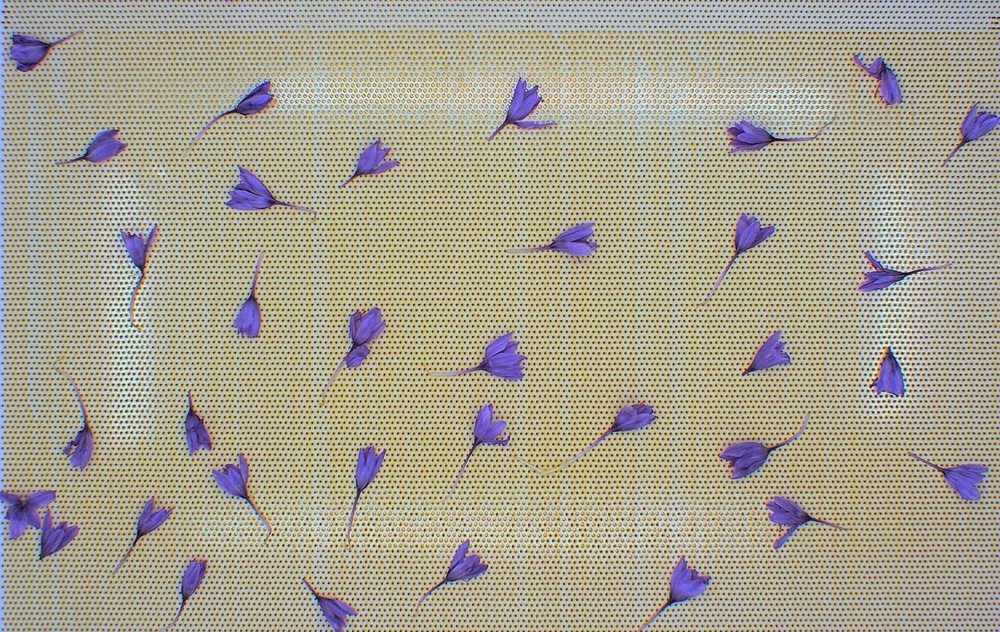
#> input picture HW[5]/images/img_01.jpg, 1000 x 632 px, shrunk from 1290 x 815 before the run
$ jupyter execute Q1.ipynb
#> lines starting #> are read from the running program, lines starting #| are printed output that depends on the picture
# Setup

[cell 1]
import cv2
import numpy as np
import math
import matplotlib.pyplot as plt
from matplotlib.colors import LogNorm

# Q1.a

[cell 2]
def denoise_image(image):
    """
    Denoises the input image.
    ----------
    Parameters:
        image (numpy.ndarray): The input image.

    Returns:
        numpy.ndarray: The result denoised image.
    """

    denoised = image.copy()

    height = denoised.shape[0]
    width = denoised.shape[1]

    # Convert to freq domain
    denoised = np.fft.fft2(denoised)
    plt.imshow(np.abs(denoised), norm=LogNorm(vmin=5))
    plt.title("noisy image in freq domain")
    plt.show()

    # Remove 80% of middle freqs and keep 10% of beginning and 10% of ending freqs (because of circularity of freqs)
    keep_ratio = 0.1
    denoised[int(height * keep_ratio):int(height * (1 - keep_ratio))] = 0
    denoised[:, int(width * keep_ratio):int(width * (1 - keep_ratio))] = 0
    plt.imshow(np.abs(denoised), norm=LogNorm(vmin=5))
    plt.title("noisy image in freq domain after cutting some freqs")
    plt.show()

    # Convert back to space domain
    denoised = np.fft.ifft2(denoised).real
    return denoised

[cell 3]
noisy_image = cv2.imread("images/img_01.jpg", 0)
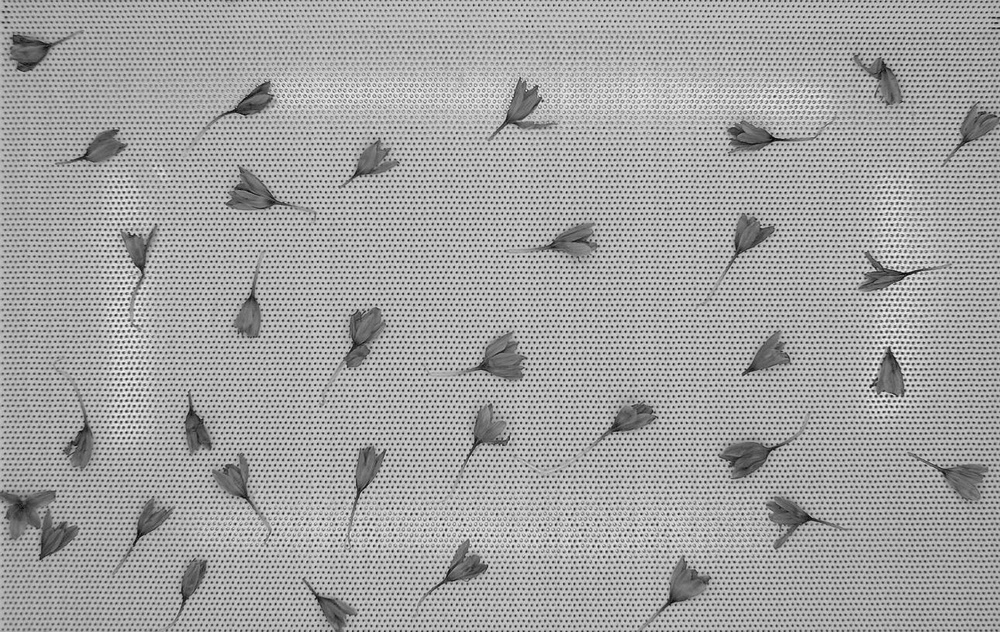
#> noisy_image: shape (632, 1000); min 2, max 254, mean 163.2
plt.imshow(noisy_image, cmap="gray")
plt.title("Noisy Original Image")
plt.show()

denoised_image = denoise_image(noisy_image)
#> in denoise_image, `plt.show()`:
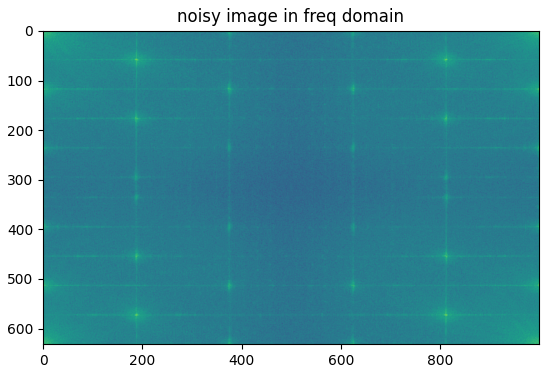
#> figure drawn by matplotlib, 1 panel
#> in denoise_image, `plt.show()`:
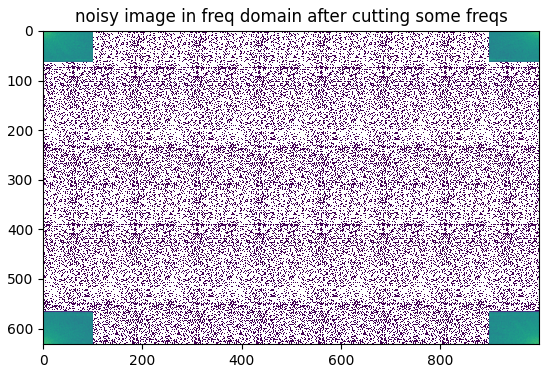
#> figure drawn by matplotlib, 1 panel
#> in denoise_image, `denoised = np.fft.ifft2(denoised).real`:
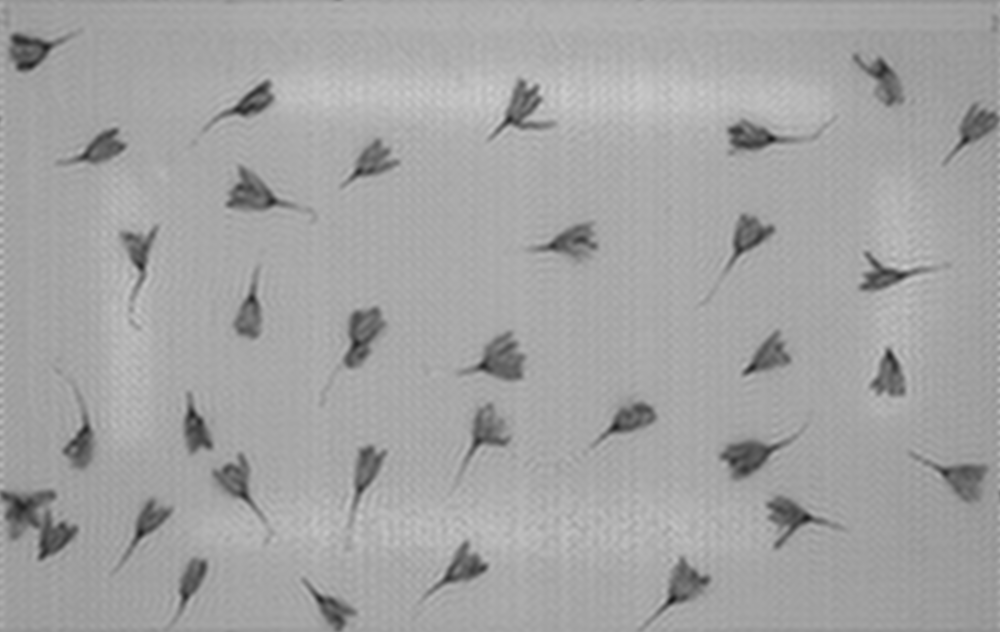
#> denoised: shape (632, 1000) float64; min 26.24, max 206.6, mean 163.2
plt.imshow(denoised_image, cmap="gray")
plt.title("Denoised Image")
plt.show()

# Q1.b

[cell 4]
img_edge = cv2.Canny(np.uint8(denoised_image), 1, 110)
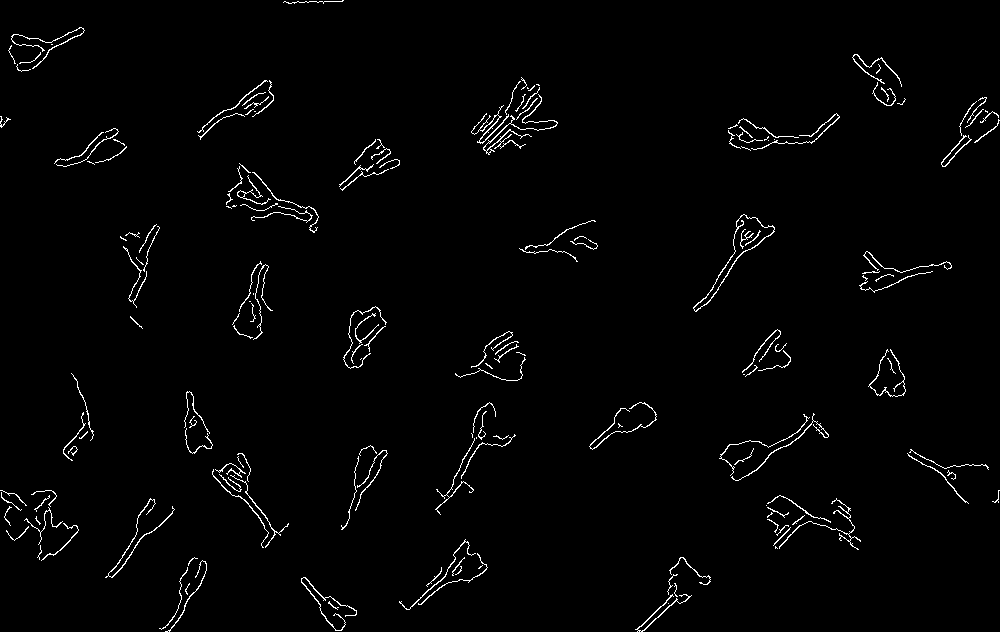
#> img_edge: shape (632, 1000); 1.7% white in thin lines or dots
plt.imshow(img_edge, cmap="gray")
plt.title("Edge Detected Denoised Image")
plt.show()

# Q1.c

[cell 5]
dy, dx = np.gradient(img_edge.astype(np.float64))
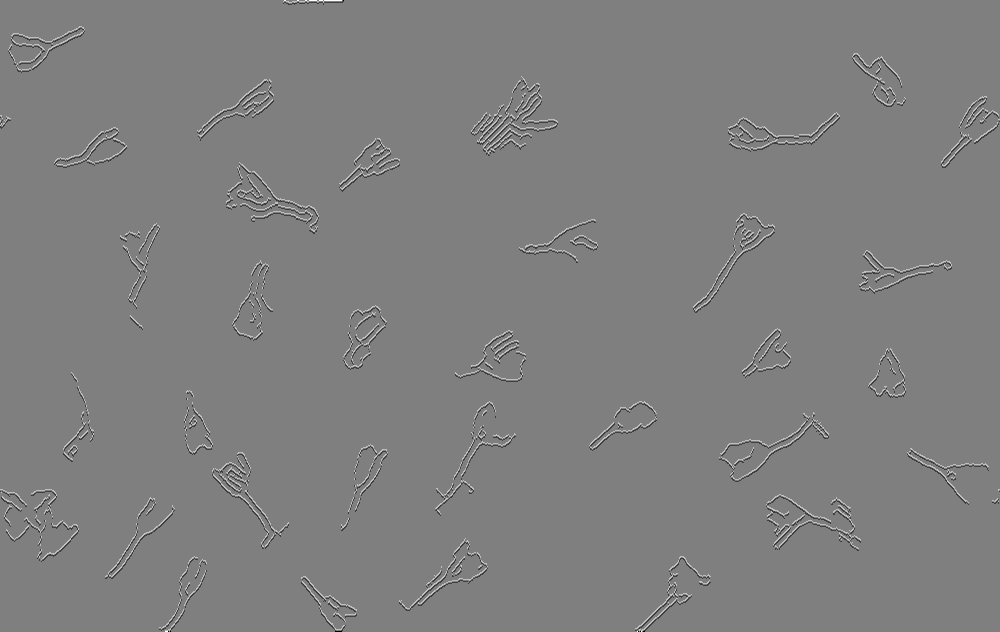
#> dy: shape (632, 1000) float64; min -255, max 255, mean 0; drawn with min black and max white
degrees = np.degrees(np.arctan2(dy, dx))
